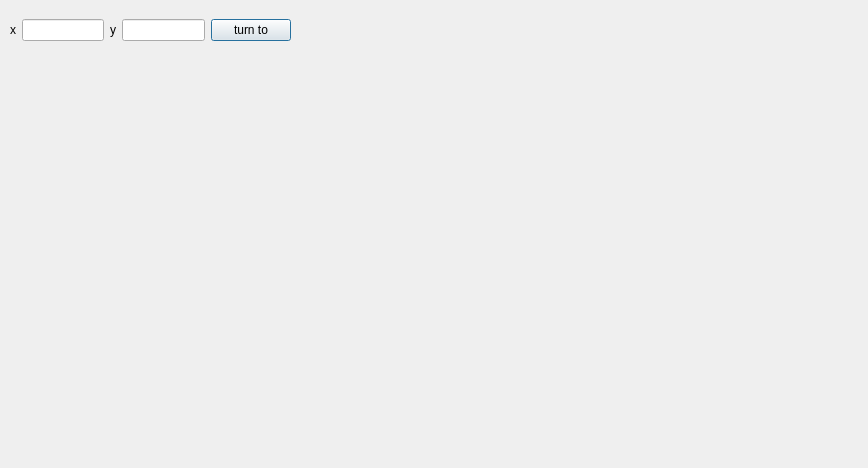
<?xml version="1.0" encoding="UTF-8"?>
<ui version="4.0">
 <class>viewer</class>
 <widget class="QDialog" name="viewer">
  <property name="geometry">
   <rect>
    <x>0</x>
    <y>0</y>
    <width>868</width>
    <height>468</height>
   </rect>
  </property>
  <property name="windowTitle">
   <string>Dialog</string>
  </property>
  <widget class="QWidget" name="gridLayoutWidget">
   <property name="geometry">
    <rect>
     <x>10</x>
     <y>10</y>
     <width>281</width>
     <height>41</height>
    </rect>
   </property>
   <layout class="QGridLayout" name="turnToLayout">
    <item row="0" column="0">
     <widget class="QLabel" name="turnToLabelX">
      <property name="text">
       <string>x</string>
      </property>
     </widget>
    </item>
    <item row="0" column="1">
     <widget class="QLineEdit" name="turnToEditX"/>
    </item>
    <item row="0" column="2">
     <widget class="QLabel" name="turnToLabelY">
      <property name="text">
       <string>y</string>
      </property>
     </widget>
    </item>
    <item row="0" column="3">
     <widget class="QLineEdit" name="turnToEditY"/>
    </item>
    <item row="0" column="4">
     <widget class="QPushButton" name="turnToButton">
      <property name="text">
       <string>turn to</string>
      </property>
     </widget>
    </item>
   </layout>
  </widget>
 </widget>
 <resources/>
 <connections/>
</ui>
